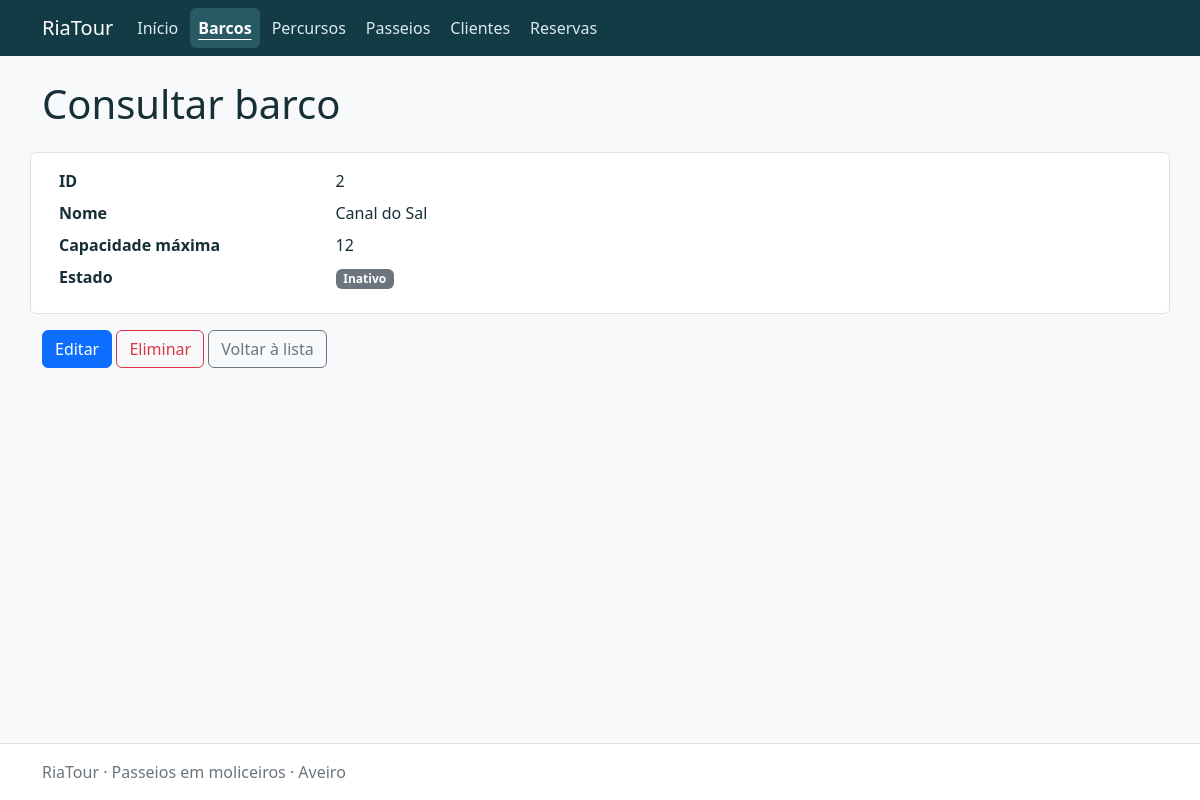
The app's page /boats/view.php?id=2 with its own data.
### tables this page shows
CREATE TABLE boats (
    id INT UNSIGNED AUTO_INCREMENT PRIMARY KEY,
    name VARCHAR(100) NOT NULL,
    capacity SMALLINT UNSIGNED NOT NULL,
    status VARCHAR(10) NOT NULL DEFAULT 'ativo',
    CONSTRAINT chk_boats_name CHECK (CHAR_LENGTH(TRIM(name)) > 0),
    CONSTRAINT chk_boats_capacity CHECK (capacity > 0),
    CONSTRAINT chk_boats_status CHECK (status IN ('ativo', 'inativo'))
);

### app/config/local.php (called while the page is built)
<?php
return ['host'=>'127.0.0.1','port'=>3306,'database'=>'bdRiaTour_NomeConcorrente_C27','username'=>'root','password'=>'','base_url'=>''];

### app/bootstrap.php (called while the page is built, shortened)
<?php
$config = require __DIR__ . '/config/local.php';
require_once __DIR__ . '/helpers/functions.php';

### public/boats/view.php (the view, shortened to what this page needs)
<?php
require __DIR__ . '/../../app/bootstrap.php';
$id = requestId();
$record = fetchRecord('SELECT * FROM boats WHERE id = :id', $id);
$columns = ['id' => 'ID', 'name' => 'Nome', 'capacity' => 'Capacidade máxima', 'status' => 'Estado'];
require __DIR__ . '/../../app/views/header.php';
?>
<dl class="row bg-white border rounded p-3">
<?php foreach ($columns as $field => $label): ?>
    <dt class="col-sm-3"><?= e($label) ?></dt><dd class="col-sm-9 text-break" style="white-space: pre-wrap"><?= $field === 'status' ? statusBadge($record[$field]) : e($record[$field]) ?></dd>
<?php endforeach; ?>
</dl>
<a class="btn btn-primary" href="<?= e(url('boats/form.php?id=' . $id)) ?>">Editar</a>
<a class="btn btn-outline-danger" href="<?= e(url('boats/delete.php?id=' . $id)) ?>">Eliminar</a>
<a class="btn btn-outline-secondary" href="<?= e(url('boats/')) ?>">Voltar à lista</a>
<?php require __DIR__ . '/../../app/views/footer.php'; ?>

### app/helpers/functions.php (shortened to what this page needs)
<?php
function e($value): string
{
    return htmlspecialchars((string) $value, ENT_QUOTES | ENT_SUBSTITUTE, 'UTF-8');
}
function url(string $path = ''): string
{
    global $config;
    return rtrim($config['base_url'], '/') . '/' . ltrim($path, '/');
}
function database(): PDO
{
    global $config;
    static $connection = null;
    if ($connection === null) {
        $connection = new PDO(
            "mysql:host={$config['host']};port={$config['port']};dbname={$config['database']};charset=utf8mb4",
            $config['username'],
            $config['password'],
            [
                PDO::ATTR_ERRMODE => PDO::ERRMODE_EXCEPTION,
                PDO::ATTR_DEFAULT_FETCH_MODE => PDO::FETCH_ASSOC,
                PDO::ATTR_EMULATE_PREPARES => false,
            ]
        );
    }
    return $connection;
}
function inputText(array $input, string $key): string
{
    return isset($input[$key]) && is_string($input[$key]) ? trim($input[$key]) : '';
}
function requestId(): int
{
    $id = filter_var(inputText($_GET, 'id'), FILTER_VALIDATE_INT, ['options' => ['min_range' => 1]]);
    return $id;
}
function fetchRecord(string $sql, int $id): array
{
    try {
        $statement = database()->prepare($sql);
        $statement->execute(['id' => $id]);
        $record = $statement->fetch();
    } catch (PDOException $exception) {
        error_log($exception->getMessage());
        pageError(503, 'Não foi possível consultar os dados. Verifique a ligação à base de dados.');
    }
    return $record;
}
function statusBadge(string $status): string
{
    $colour = match ($status) {
        'ativo', 'disponível', 'confirmada' => 'success',
        'pendente', 'esgotado' => 'warning',
        'cancelada', 'cancelado' => 'danger',
        default => 'secondary',
    };
    return '<span class="badge text-bg-' . $colour . '">' . e(mb_convert_case($status, MB_CASE_TITLE, 'UTF-8')) . '</span>';
}

### public/assets/riatour.css (style rules this page uses)
:root { --bs-body-color: #172f37; }

### records on screen
boats: id "2", name "Canal do Sal", capacity "12", status "Inativo"

### other values on screen
$label "Barcos"
$label "Percursos"
$label "Passeios"
$label "Clientes"
$label "Reservas"
$title "Consultar barco"
$label "ID"
$label "Nome"
$label "Capacidade máxima"
$label "Estado"
